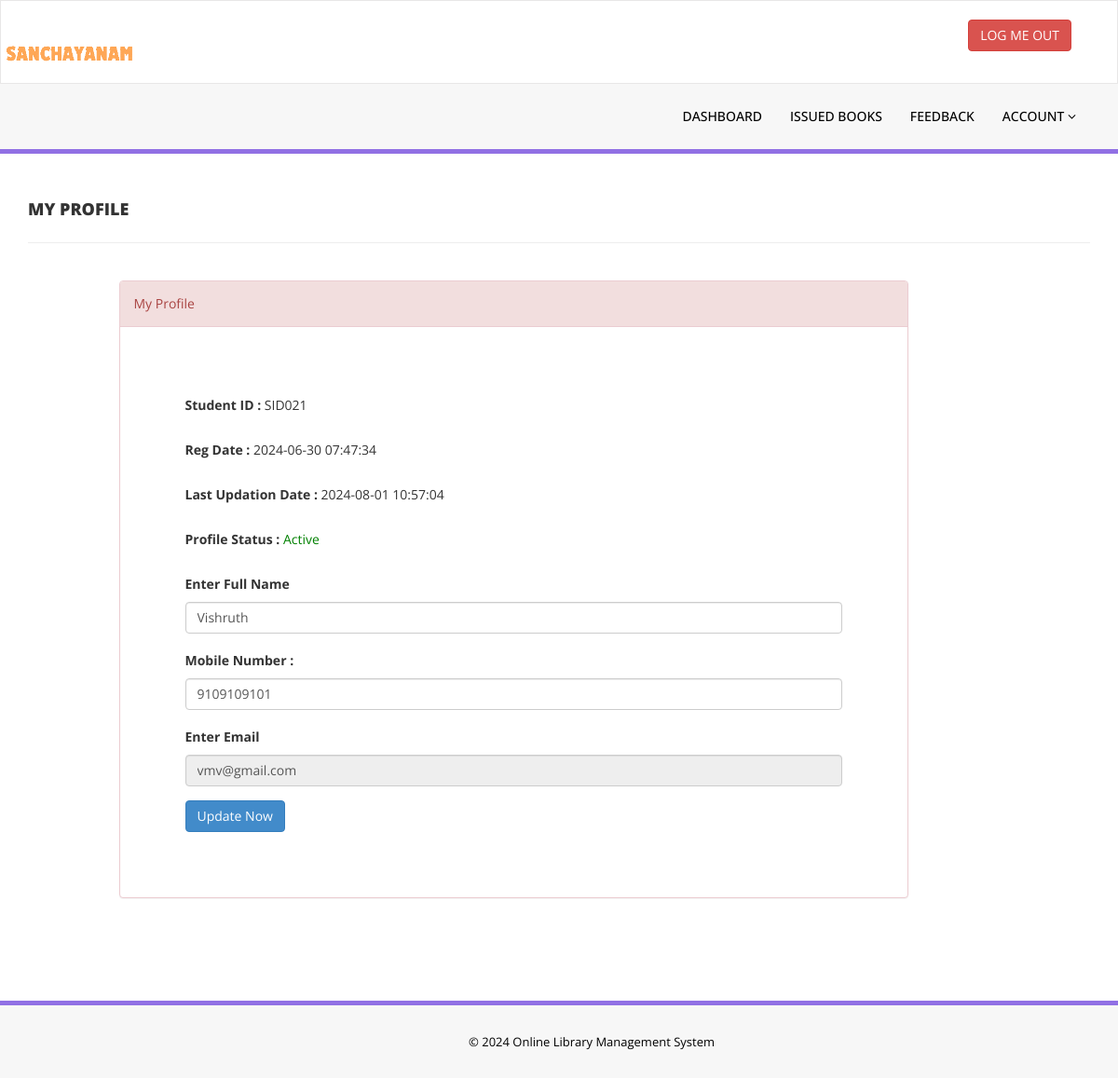
The page /my-profile.php (signed in) on the database its author committed.
### tables this page shows
CREATE TABLE `tblstudents` (
  `id` int(11) NOT NULL,
  `StudentId` varchar(100) DEFAULT NULL,
  `FullName` varchar(120) DEFAULT NULL,
  `EmailId` varchar(120) DEFAULT NULL,
  `MobileNumber` char(11) DEFAULT NULL,
  `Password` varchar(120) DEFAULT NULL,
  `Status` int(1) DEFAULT NULL,
  `RegDate` timestamp NULL DEFAULT current_timestamp(),
  `UpdationDate` timestamp NULL DEFAULT NULL ON UPDATE current_timestamp()
);

### my-profile.php (the view, shortened to what this page needs)
<?php
include('includes/config.php');
if(strlen($_SESSION['login'])==0)
    {
header('location:index.php');
}
else{
?>
<!DOCTYPE html>
<html xmlns="http://www.w3.org/1999/xhtml">
<head>
    <link href="assets/css/bootstrap.css" rel="stylesheet" />
    <link href="assets/css/font-awesome.css" rel="stylesheet" />
    <link href="assets/css/style.css" rel="stylesheet" />
</head>
<body>
<?php include('includes/header.php');?>
    <div class="content-wrapper">
         <div class="container">
        <div class="row pad-botm">
            <div class="col-md-12">
                <h4 class="header-line">My Profile</h4>
                            </div>
        </div>
             <div class="row">
<div class="col-md-9 col-md-offset-1">
               <div class="panel panel-danger">
                        <div class="panel-heading">
                           My Profile
                        </div>
                        <div class="panel-body">
                            <form name="signup" method="post">
<?php
$sid=$_SESSION['stdid'];
$sql="SELECT StudentId,FullName,EmailId,MobileNumber,RegDate,UpdationDate,Status from  tblstudents  where StudentId=:sid ";
$query = $dbh -> prepare($sql);
$query-> bindParam(':sid', $sid, PDO::PARAM_STR);
$query->execute();
$results=$query->fetchAll(PDO::FETCH_OBJ);
if($query->rowCount() > 0)
{
foreach($results as $result)
{               ?>
<div class="form-group">
<label>Student ID : </label>
<?php echo htmlentities($result->StudentId);?>
</div>
<div class="form-group">
<label>Reg Date : </label>
<?php echo htmlentities($result->RegDate);?>
</div>
<?php if($result->UpdationDate!=""){?>
<div class="form-group">
<label>Last Updation Date : </label>
<?php echo htmlentities($result->UpdationDate);?>
</div>
<?php } ?>
<div class="form-group">
<label>Profile Status : </label>
<?php if($result->Status==1){?>
<span style="color: green">Active</span>
<?php } else { ?>
<span style="color: red">Blocked</span>
<?php }?>
</div>
<div class="form-group">
<label>Enter Full Name</label>
<input class="form-control" type="text" name="fullanme" value="<?php echo htmlentities($result->FullName);?>" autocomplete="off" required />
</div>
<div class="form-group">
<label>Mobile Number :</label>
<input class="form-control" type="text" name="mobileno" maxlength="10" value="<?php echo htmlentities($result->MobileNumber);?>" autocomplete="off" required />
</div>
<div class="form-group">
<label>Enter Email</label>
<input class="form-control" type="email" name="email" id="emailid" value="<?php echo htmlentities($result->EmailId);?>"  autocomplete="off" required readonly />
</div>
<?php }} ?>
<button type="submit" name="update" class="btn btn-primary" id="submit">Update Now </button>
                                    </form>
                            </div>
                        </div>
                            </div>
        </div>
    </div>
    </div>
    <?php include('includes/footer.php');?>
</body>
</html>
<?php } ?>

### assets/css/style.css (style rules this page uses)
.content-wrapper { margin-top: 40px; min-height:800px; padding-bottom:90px; }
.header-line { font-weight:900; padding-bottom:25px; border-bottom:1px solid #eeeeee; text-transform:uppercase; }
.pad-botm { padding-bottom:30px; }

### rows shown on the page
tblstudents: StudentId "SID021", RegDate "2024-06-30 07:47:34", UpdationDate "2024-08-01 10:57:04", Status "Active", fullanme "Vishruth", mobileno "9109109101", email "vmv@gmail.com"
